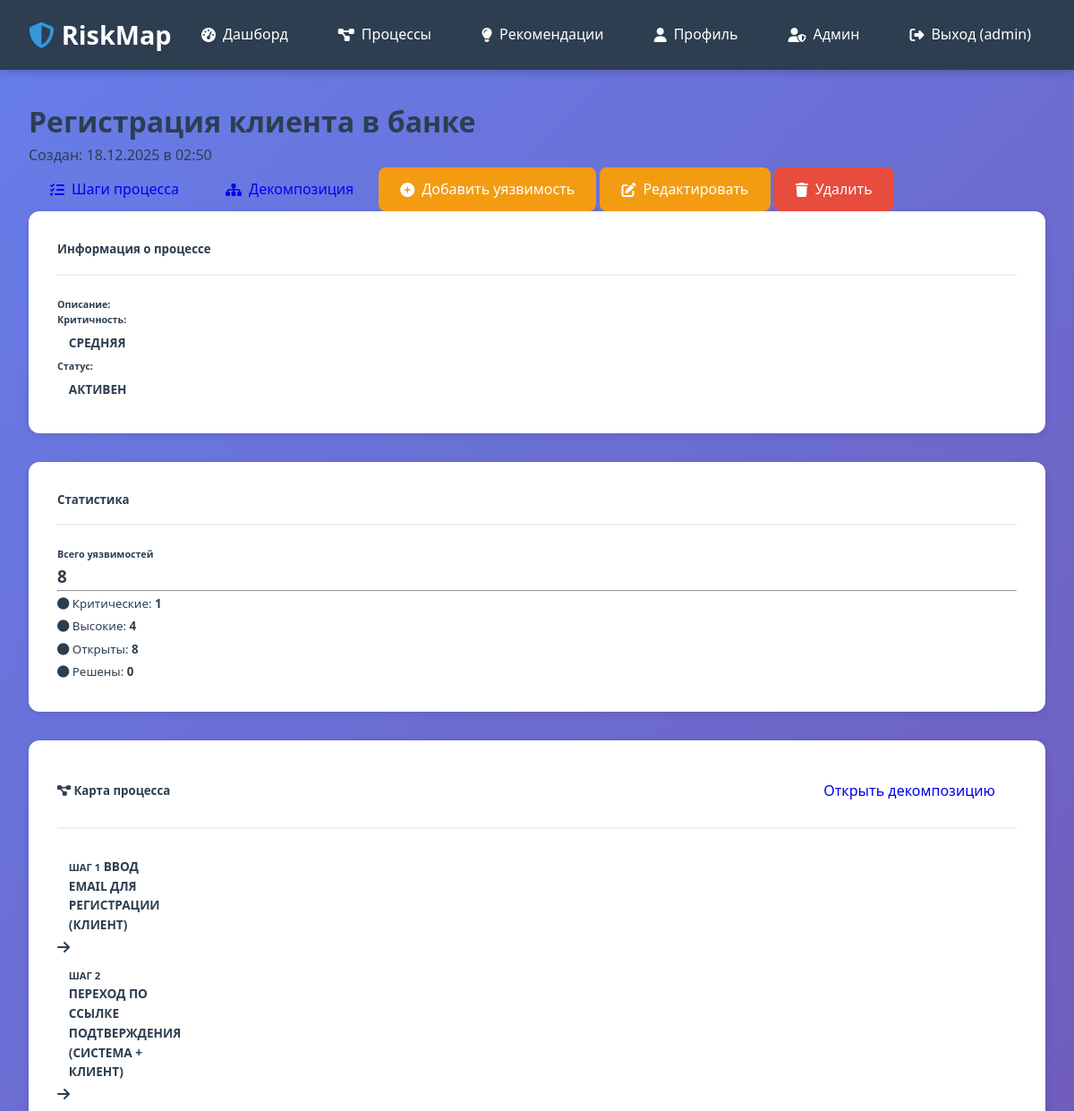
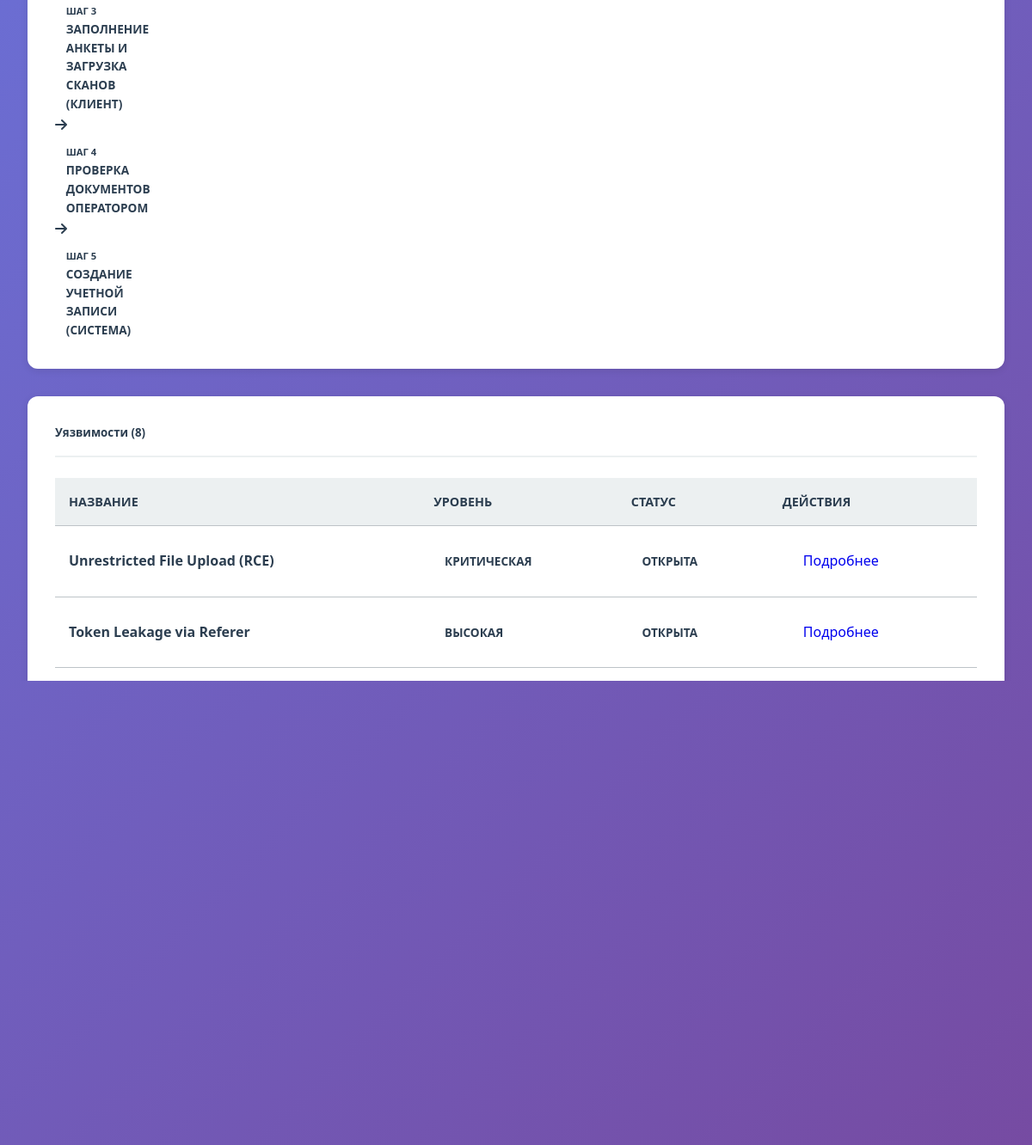
/processes/8/ (signed in), run on an earlier commit of the app's database (2 pictures, top to bottom).
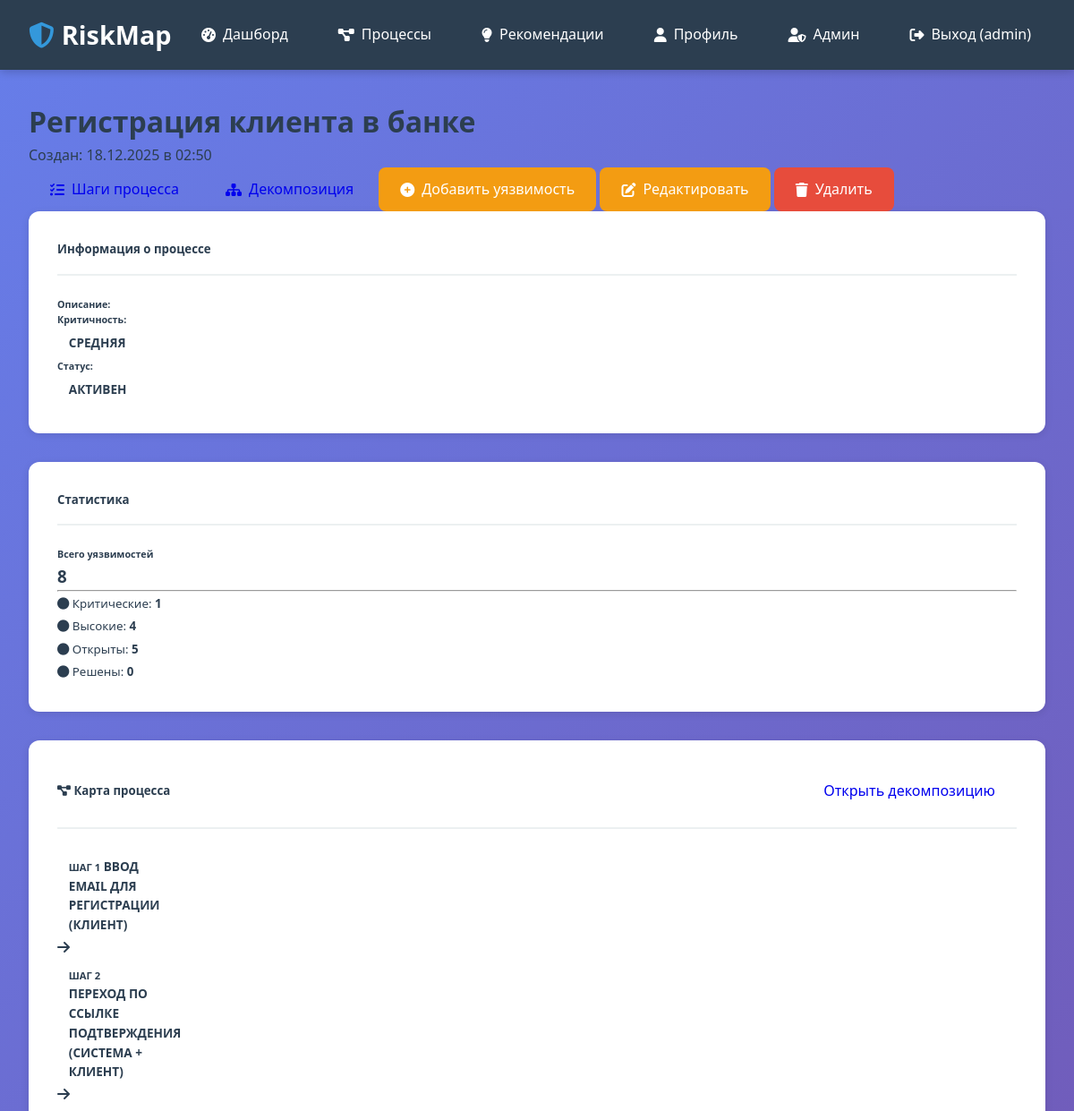
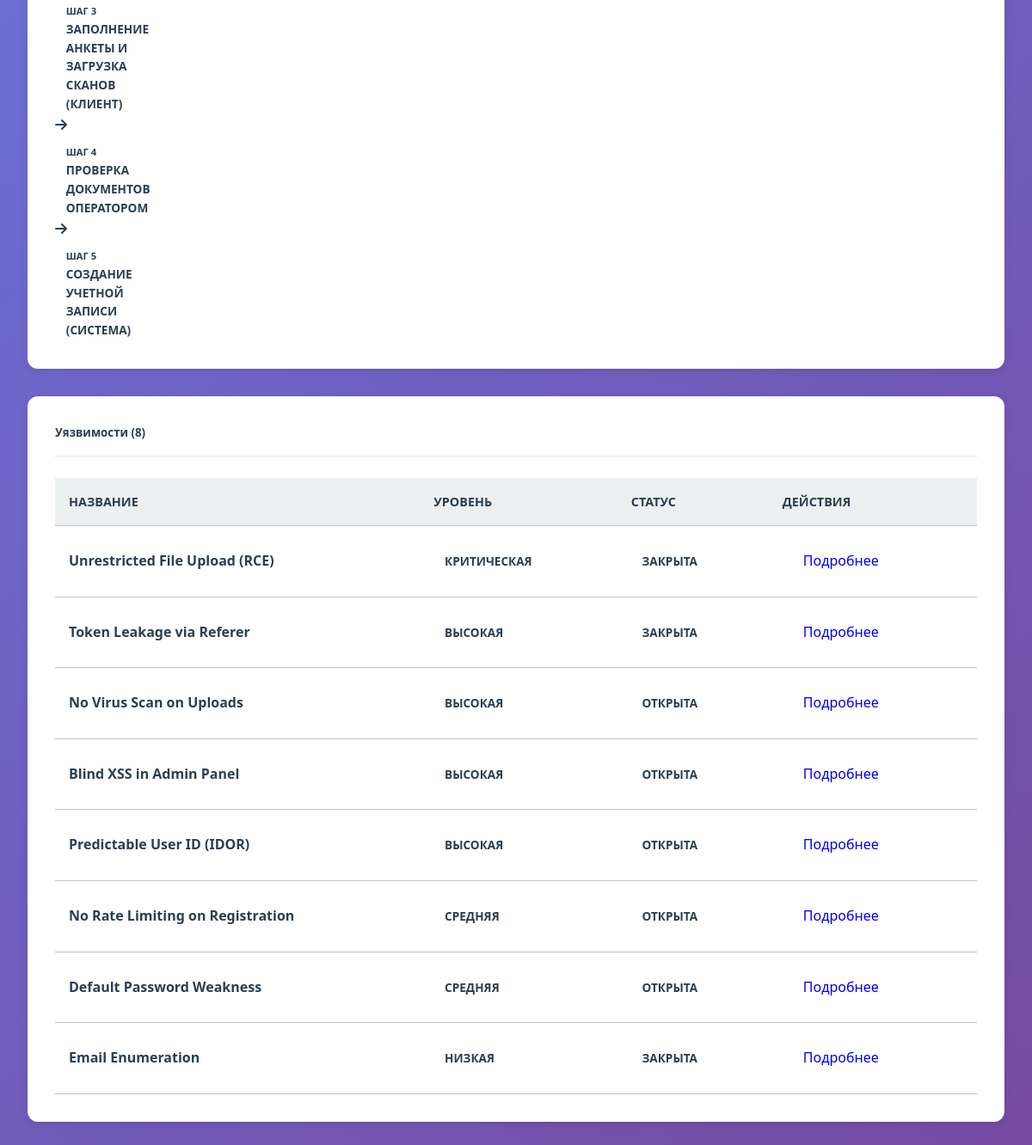
And on a later commit of the database (2 pictures, top to bottom).
### apps/core/models.py (models this page shows, shortened)
class Vulnerability(models.Model):
    SEVERITY_CHOICES = [
        (1, 'Незначительная'),
        (2, 'Низкая'),
        (3, 'Средняя'),
        (4, 'Высокая'),
        (5, 'Критическая'),
    ]
    STATUS_CHOICES = [
        ('open', 'Открыта'),
        ('in_progress', 'В работе'),
        ('resolved', 'Решена'),
        ('closed', 'Закрыта'),
    ]
    business_process = models.ForeignKey(
        BusinessProcess,
        on_delete=models.CASCADE,
        related_name='vulnerabilities',
        verbose_name='Бизнес-процесс'
    )
    step = models.ForeignKey(
        ProcessStep,
        on_delete=models.SET_NULL,
        null=True,
        blank=True,
        related_name='vulnerabilities',
        verbose_name='Связанный шаг'
    )
    title = models.CharField('Название', max_length=255)
    description = models.TextField('Описание')
    severity = models.IntegerField('Уровень серьезности', choices=SEVERITY_CHOICES, default=3)
    status = models.CharField('Статус', max_length=20, choices=STATUS_CHOICES, default='open')
    discovered_date = models.DateField('Дата обнаружения', auto_now_add=True)
    resolved_date = models.DateField('Дата решения', null=True, blank=True)
    class Meta:
        verbose_name = 'Уязвимость'
        verbose_name_plural = 'Уязвимости'
        ordering = ['-severity', '-discovered_date']

### apps/core/views.py (the view)
# urls.py: path('processes/<int:pk>/', views.business_process_detail, name='process_detail'),
@login_required
def business_process_detail(request, pk):
    process = get_object_or_404(BusinessProcess, pk=pk, owner=request.user)
    vulnerabilities = process.vulnerabilities.all()
    steps = process.steps.all()
    stats = {
        'total': vulnerabilities.count(),
        'critical': vulnerabilities.filter(severity=5).count(),
        'high': vulnerabilities.filter(severity=4).count(),
        'open': vulnerabilities.filter(status='open').count(),
        'resolved': vulnerabilities.filter(status='resolved').count(),
    }
    context = {
        'process': process,
        'vulnerabilities': vulnerabilities,
        'steps': steps,
        'stats': stats,
    }
    return render(request, 'core/business_process_detail.html', context)

### templates/core/business_process_detail.html (shortened to what the changed rows need)
{% extends 'base.html' %}
{% block content %}
<div class="container-fluid py-4">
    <div class="d-flex justify-content-between align-items-center mb-4">
        <div>
            <h1 class="h2">{{ process.name }}</h1>
        </div>
    </div>
    <div class="row mb-4">
        <div class="col-lg-4">
            <div class="card shadow mb-3">
                <div class="card-body">
                    <div class="mb-3">
                        <small class="text-muted">
                            <i class="fas fa-circle text-success"></i> Открыты: <strong>{{ stats.open }}</strong>
                        </small>
                    </div>
                </div>
            </div>
        </div>
    </div>
    <div class="card shadow">
        <div class="card-body">
            {% if vulnerabilities %}
                <div class="table-responsive">
                    <table class="table table-hover">
                        <thead class="table-light">
                            <tr>
                                <th>Название</th>
                                <th>Уровень</th>
                                <th>Статус</th>
                                <th>Действия</th>
                            </tr>
                        </thead>
                        <tbody>
                            {% for vuln in vulnerabilities %}
                            <tr>
                                <td>
                                    <strong>{{ vuln.title }}</strong>
                                </td>
                                <td>
                                    <span class="badge bg-{% if vuln.severity == 5 %}danger{% elif vuln.severity == 4 %}warning{% elif vuln.severity == 3 %}info{% else %}secondary{% endif %}">
                                        {{ vuln.get_severity_display }}
                                    </span>
                                </td>
                                <td>
                                    <span class="badge bg-{% if vuln.status == 'open' %}danger{% elif vuln.status == 'in_progress' %}warning{% elif vuln.status == 'resolved' %}success{% else %}secondary{% endif %}">
                                        {{ vuln.get_status_display }}
                                    </span>
                                </td>
                                <td>
                                    <a href="{% url 'core:vulnerability_detail' vuln.pk %}" class="btn btn-sm btn-outline-primary">
                                        Подробнее
                                    </a>
                                </td>
                            </tr>
                            {% endfor %}
                        </tbody>
                    </table>
                </div>
            {% else %}
                <p class="text-muted text-center py-4">
                    <i class="fas fa-check-circle" style="font-size: 2rem; display: block; margin-bottom: 0.5rem;"></i>
                    Уязвимостей не обнаружено! 🎉
                </p>
            {% endif %}
        </div>
    </div>
</div>
{% endblock %}

What changed in the data, as far as the page shows it:
changed Vulnerability "Unrestricted File Upload (RCE)": status "ОТКРЫТА" → "ЗАКРЫТА"
changed Vulnerability "Token Leakage via Referer": status "ОТКРЫТА" → "ЗАКРЫТА"
now on this page (row unchanged): Vulnerability: title "No Virus Scan on Uploads", severity "ВЫСОКАЯ", status "ОТКРЫТА"
now on this page (row unchanged): Vulnerability: title "Blind XSS in Admin Panel", severity "ВЫСОКАЯ", status "ОТКРЫТА"
now on this page (row unchanged): Vulnerability: title "Predictable User ID (IDOR)", severity "ВЫСОКАЯ", status "ОТКРЫТА"
now on this page (row unchanged): Vulnerability: title "No Rate Limiting on Registration", severity "СРЕДНЯЯ", status "ОТКРЫТА"
now on this page (row unchanged): Vulnerability: title "Default Password Weakness", severity "СРЕДНЯЯ", status "ОТКРЫТА"
now on this page (row edited): Vulnerability: title "Email Enumeration", severity "НИЗКАЯ", status "ЗАКРЫТА"
Also different on the page:
{{ stats.open }}: "8" → "5"
